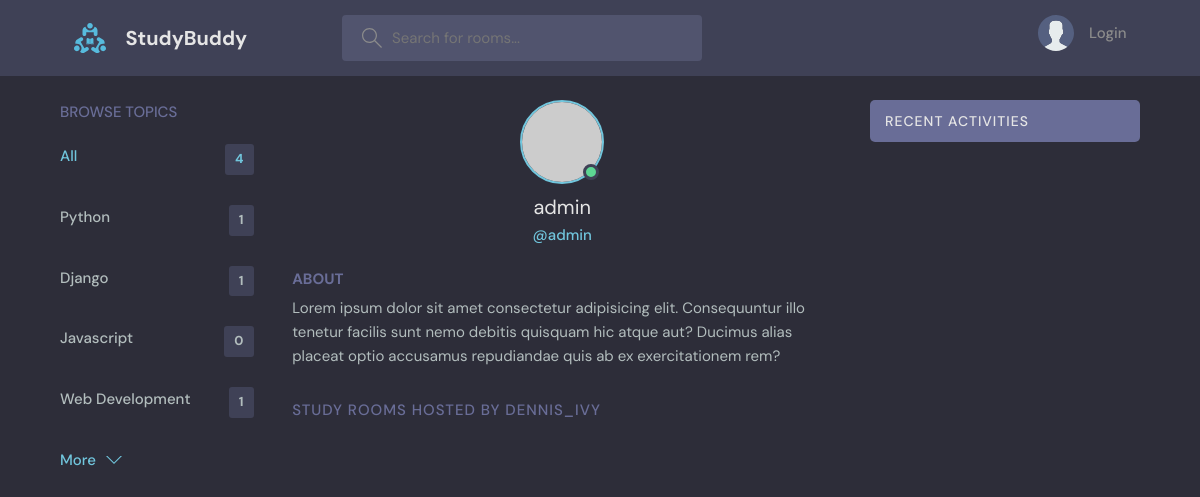
Page /profile/5/ on the earlier database version.
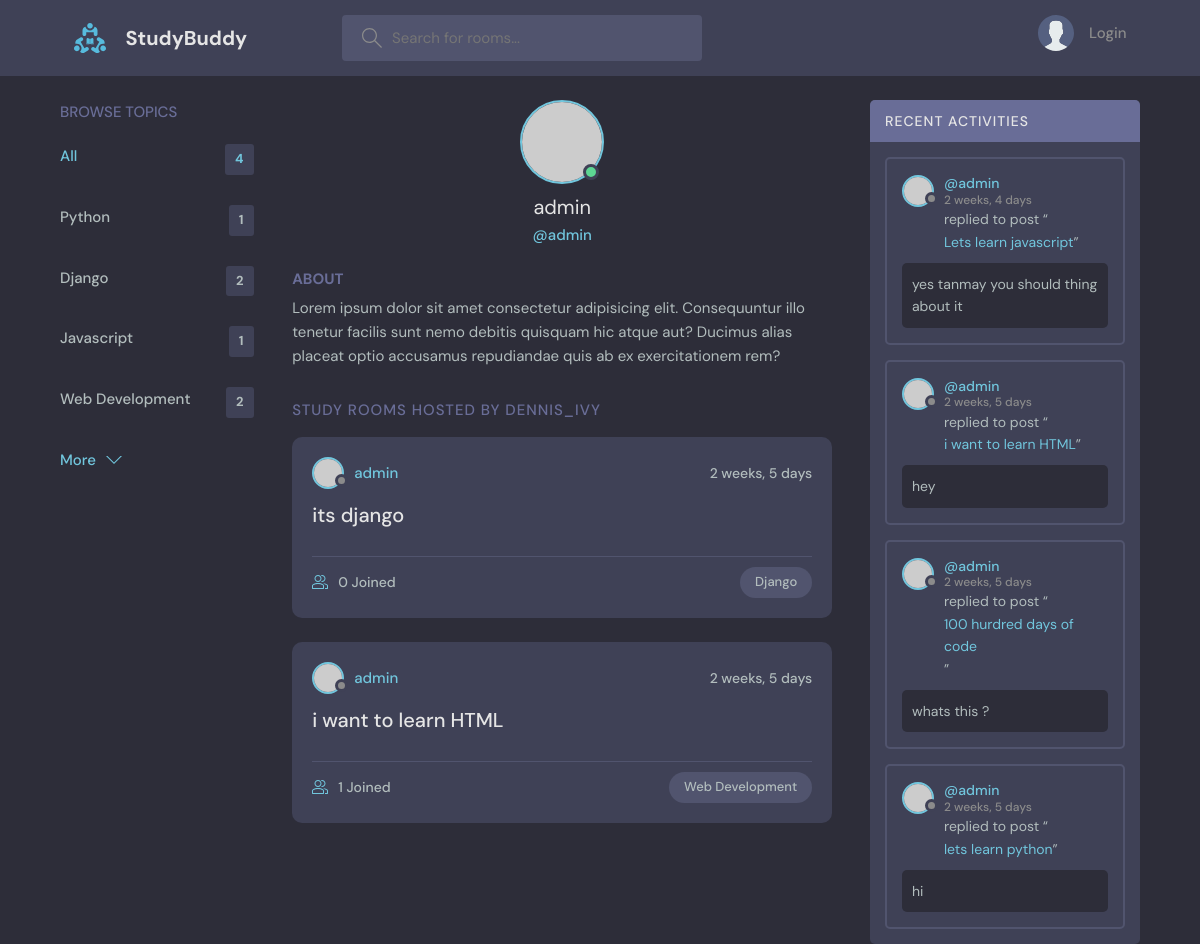
Same page on the later database version.
### base/models.py (models this page shows, shortened)
class Topic(models.Model):
    name = models.CharField(max_length=200)

class Room(models.Model):
    host = models.ForeignKey(User, on_delete=models.SET_NULL, null=True)
    topic = models.ForeignKey(Topic, on_delete=models.SET_NULL, null=True)
    name = models.CharField(max_length=200)
    description = models.TextField(null=True, blank=True)
    participants = models.ManyToManyField(User, related_name='participants', blank=True)
    updated = models.DateTimeField(auto_now=True)
    created = models.DateTimeField(auto_now_add=True)
    class Meta:
        ordering = ['-updated', '-created']
    def __str__(self):
        return self.name

class Message(models.Model):
    user = models.ForeignKey(User, on_delete=models.CASCADE)
    room = models.ForeignKey(Room, on_delete=models.CASCADE)
    body = models.TextField()
    updated = models.DateTimeField(auto_now=True)
    created = models.DateTimeField(auto_now_add=True)
    class Meta:
        ordering = ['-updated', '-created']

### base/views.py (the view)
# urls.py: path('profile/<str:pk>/', views.userProfile, name="user-profile"),
def userProfile(request, pk):
    user = User.objects.get(id=pk)
    rooms = user.room_set.all()
    room_messages =user.message_set.all()
    topics = Topic.objects.all()
    context = {'user': user, 'rooms': rooms,
                'room_messages': room_messages, 'topics':topics}
    return render(request, 'base/profile.html', context)

### base/templates/base/profile.html (shortened to what this page needs)
{% extends 'main.html' %}
{% block content %}
  <main class="profile-page layout layout--3">
    <div class="container">
      {% include 'base/topics_component.html' %}
      <div class="roomList">
        <div class="profile">
          <div class="profile__avatar">
            <div class="avatar avatar--large active">
              <img src="https://randomuser.me/api/portraits/men/11.jpg" />
            </div>
          </div>
          <div class="profile__info">
            <h3>{{user.username}}</h3>
            <p>@{{user.username}}</p>
          </div>
          <div class="profile__about">
            <h3>About</h3>
            <p>
              Lorem ipsum dolor sit amet consectetur adipisicing elit. Consequuntur illo tenetur
              facilis sunt nemo debitis quisquam hic atque aut? Ducimus alias placeat optio
              accusamus repudiandae quis ab ex exercitationem rem?
            </p>
          </div>
        </div>
        <div class="roomList__header">
          <div>
            <h2>Study Rooms Hosted by dennis_ivy</a>
            </h2>
          </div>
        </div>
        {% include 'base/feed_component.html' %}
      </div>
      {% include 'base/activity_component.html' %}
    </div>
  </main>
  {% endblock content %}

### base/templates/base/topics_component.html
<div class="topics">
          <div class="topics__header">
            <h2>Browse Topics</h2>
          </div>
          <ul class="topics__list">
            <li>
              <a href="{% url 'home' %}" class="active">All <span>{{topics.count}}</span></a>
            </li>
             {% for topic in topics %}
            <li>
              <a href="{% url 'home' %}?q={{topic.name}}">{{topic.name}}<span>{{topic.room_set.all.count}}</span></a>
            </li>
            {% endfor %}
          </ul>
          <a class="btn btn--link" href="{% url 'topics' %}">
            More
            <svg version="1.1" xmlns="http://www.w3.org/2000/svg" width="32" height="32" viewBox="0 0 32 32">
              <title>chevron-down</title>
              <path d="M16 21l-13-13h-3l16 16 16-16h-3l-13 13z"></path>
            </svg>
          </a>
        </div>

### base/templates/base/feed_component.html (shortened to what this page needs)
 {%for room in rooms %}
<div class="roomListRoom">
            <div class="roomListRoom__header">
              <a href="{% url 'user-profile' room.host.id %}" class="roomListRoom__author">
                <div class="avatar avatar--small">
                  <img src="https://randomuser.me/api/portraits/women/11.jpg" />
                </div>
                <span>{{room.host.username}}</span>
              </a>
              <div class="roomListRoom__actions">
                <span>{{room.created|timesince}}</span>
              </div>
            </div>
            <div class="roomListRoom__content">
              <a href="{% url 'room' room.id %}">{{room.name}}</a>
            </div>
            <div class="roomListRoom__meta">
              <a href="{% url 'room' room.id %}" class="roomListRoom__joined">
                {{room.participants.all.count}} Joined
              </a>
              <p class="roomListRoom__topic">{{room.topic.name}}</p>
            </div>
</div>
{%endfor %}

### base/templates/base/activity_component.html (shortened to what this page needs)
<div class="activities">
          <div class="activities__header">
            <h2>Recent Activities</h2>
          </div>
          {% for message in room_messages %}
          <div class="activities__box">
            <div class="activities__boxHeader roomListRoom__header">
              <a href="{% url 'user-profile' message.user.id %}" class="roomListRoom__author">
                <div class="avatar avatar--small">
                  <img src="https://randomuser.me/api/portraits/women/11.jpg" />
                </div>
                <p>
                  @{{message.user}}
                  <span>{{message.created|timesince}}</span>
                </p>
              </a>
            </div>
            <div class="activities__boxContent">
              <p>replied to post “<a href="{% url 'room' message.room.id %}">{{message.room}}</a>”</p>
              <div class="activities__boxRoomContent">
               {{message.body}}
              </div>
            </div>
          </div>
        {% endfor %}
        </div>

Differences in the rows shown:
computed for Topic "Django": room_set.all.count "1" → "2"
computed for Topic "Javascript": room_set.all.count "0" → "1"
computed for Topic "Web Development": room_set.all.count "1" → "2"
added Room: host.username "admin", created "2 weeks, 5 days", name "its django", participants.all.count "0", topic.name "Django"
added Room: host.username "admin", created "2 weeks, 5 days", name "i want to learn HTML", participants.all.count "1", topic.name "Web Development"
added Message: user "admin", created "2 weeks, 4 days", room "Lets learn javascript", body "yes tanmay you should thing about it"
added Message: user "admin", created "2 weeks, 5 days", room "i want to learn HTML", body "hey"
added Message: user "admin", created "2 weeks, 5 days", room "100 hurdred days of code", body "whats this ?"
added Message: user "admin", created "2 weeks, 5 days", room "lets learn python", body "hi"
